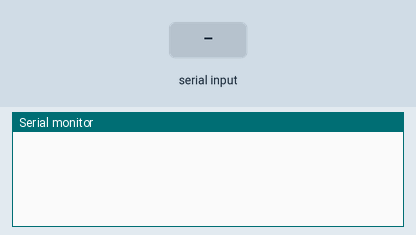
The sketch below on a simulated Arduino Uno, built with avr-gcc and run on an emulated ATmega328P. On the bench: the last lines printed to the serial monitor. The inputs (shaded band) are chosen by the test bench. Random numbers use the default seed unless the sketch sets one.

Above: at 1.2 s.
1.3 s: "t" received over Serial
At 2.4 s:
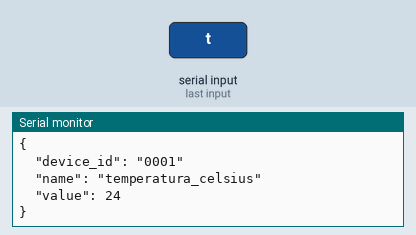
2.8 s: "p" received over Serial
At 3.3 s:
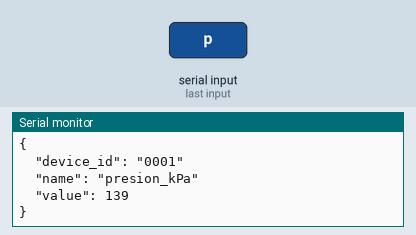
4.3 s: "c" received over Serial
At 5.7 s:
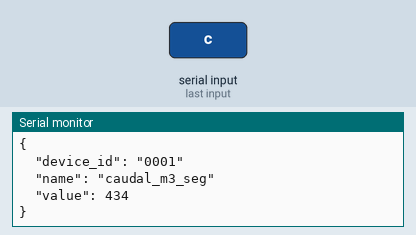

Measured:
- after the input at 1.3 s, the serial monitor: prints a new line at once (image 1)
- after the input at 2.8 s, the serial monitor: prints a new line at once (image 2)
- after the input at 4.3 s, the serial monitor: prints a new line at once (image 3)

The sketch:

MediddorAgua.ino
```cpp
#define DEVICE_ID "0001"
#define BAUD_RATE 9600
#define RANDOM_SEED_PIN 5

int getTemperatura();
int getPresion();
int getCaudal();
void sendIntValue(char * name, int value);

void setup()
{
	Serial.begin(BAUD_RATE);
	randomSeed(analogRead(RANDOM_SEED_PIN));
}

void loop()
{
	if(Serial.available() > 0)
	{
		char lectura = Serial.read();

		switch(lectura)
		{
			case 't':
			case 'T':
			{
				sendIntValue("temperatura_celsius", getTemperatura());

				break;
			}

			case 'p':
			case 'P':
			{
				sendIntValue("presion_kPa", getPresion());

				break;
			}

			case 'c':
			case 'C':
			{
				sendIntValue("caudal_m3_seg", getCaudal());

				break;
			}

			default: break;
		}
	}
}

void sendIntValue(char * name, int value)
{
	Serial.println("{");
	Serial.print("\t\"device_id\": \"");
	Serial.print(DEVICE_ID);
	Serial.println("\"");
	Serial.print("\t\"name\": \"");
	Serial.print(name);
	Serial.println("\"");
	Serial.print("\t\"value\": ");
	Serial.println(value, DEC);
	Serial.println("}");
}

int getTemperatura()
{
	return random(10, 40);
}

int getPresion()
{
	return random(100, 150);
}

int getCaudal()
{
	return random(0, 600);
}
```
